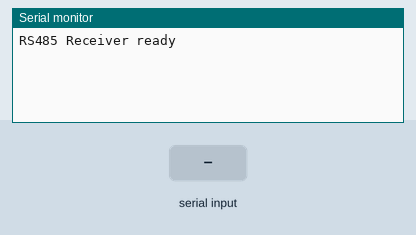
This sketch was run on a simulated Arduino Nano, built with avr-gcc and run on an emulated ATmega328P. On the bench: the last lines printed to the serial monitor. The inputs (shaded band) are chosen by the test bench.

Above: at 1.2 s.
1.3 s: "1\n" received over the second serial link
At 2.2 s:
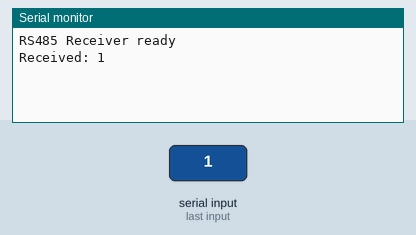
2.8 s: "0\n" received over the second serial link
At 3.3 s:
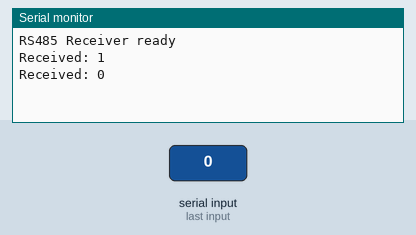
4.3 s: "2\n" received over the second serial link
At 5.6 s:
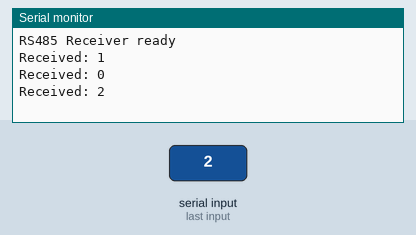

The sketch:

nano.ino
```cpp
#include <SoftwareSerial.h>

// Определите пины для программного последовательного порта
#define RX_PIN 11
#define TX_PIN 9

// Создайте объект SoftwareSerial
SoftwareSerial rs485Serial(RX_PIN, TX_PIN);

void setup() {
  // Настройте скорость аппаратного последовательного порта
  Serial.begin(9600);

  // Настройте скорость программного последовательного порта
  rs485Serial.begin(9600);

  Serial.println("RS485 Receiver ready");
}

void loop() {
  // Проверка наличия данных в буфере RS485
  if (rs485Serial.available()) {
    String received = rs485Serial.readStringUntil('\n');  // Чтение данных из последовательного порта
    Serial.print("Received: ");
    Serial.println(received);  // Отправка ответа обратно в последовательный порт
    rs485Serial.print("Echo: ");
    rs485Serial.println(received);  // Отправка эхо-ответа обратно
  }
}
```

Measured:
- after the input at 1.3 s, the serial monitor: prints a new line at once (image 1)
- after the input at 2.8 s, the serial monitor: prints a new line at once (image 2)
- after the input at 4.3 s, the serial monitor: prints a new line at once (image 3)
